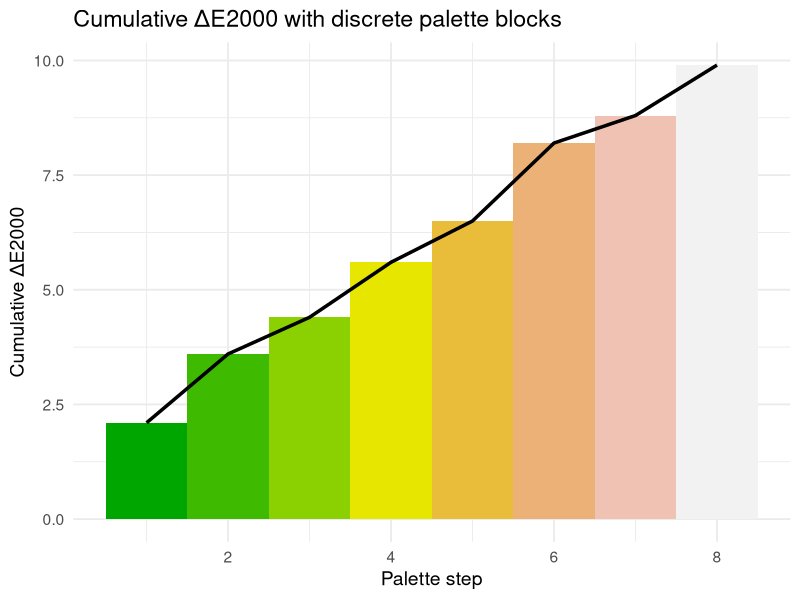

Write the R code that produced this figure. (Note: this script raises an error after producing the figure.)
library(ggplot2)
library(dplyr)

df <- data.frame(
  step = 1:8,
  cum_delta = cumsum(c(2.1, 1.5, 0.8, 1.2, 0.9, 1.7, 0.6, 1.1))
)

# pal <- c("#440154", "#3b528b", "#21908d", "#5dc863", "#fde725")
pal <- terrain.colors(8)
# Build per-step rectangles from 0 to the segment's top
rects <- df |>
  dplyr::mutate(
    xmin = step - 0.5,
    xmax = step + 0.5,
    ymin = 0,
    ymax = cum_delta
  )

ggplot() +
  geom_rect(
    data = rects,
    aes(xmin = xmin, xmax = xmax, ymin = ymin, ymax = ymax, fill = factor(step)),
    color = NA
  ) +
  geom_line(data = df, aes(x = step, y = cum_delta), size = 1.2, color = "black") +
  scale_fill_manual(values = pal) +
  labs(
    x = "Palette step", y = "Cumulative ΔE2000",
    title = "Cumulative ΔE2000 with discrete palette blocks"
  ) +
  theme_minimal(base_size = 14) +
  guides(fill = "none")

jetpal <- as_colormap(jet_colors(256))
jetplot <- ggplot(
  data.frame(i = jetpal$index(), delta = jetpal$cum_deltas()),
  aes(x = i, y = delta)
)
jetplot + geom_line(aes(x = i, y = delta))
jetplot + geom_dotplot(binwidth = 1, aes(x = delta, fill = delta))
jetplot + geom_col(width = 1, aes(fill = delta)) +
  scale_fill_gradientn(colors = jet_colors(256)) +
  geom_line(linewidth = 1) +
  # theme_classic()
  # theme_light()
  theme_minimal() +
  labs(
    x = "Palette step", y = "Cumulative ΔE2000",
    title = "Cumulative ΔE2000 with discrete palette blocks"
  )
